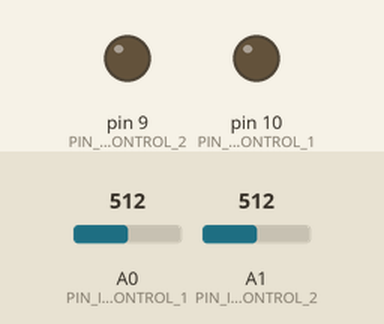
A sketch run on a simulated Arduino Uno, built with avr-gcc and run on an emulated ATmega328P. On the bench: output pins drawn as LEDs (lit = HIGH). The test bench sets the inputs (shaded band); at power-on: A0 (PIN_IN_CONTROL_1) = 512, A1 (PIN_IN_CONTROL_2) = 512. What the sketch prints to the serial monitor is not drawn.

Above: at 0.1 s.
At 20.1 s:
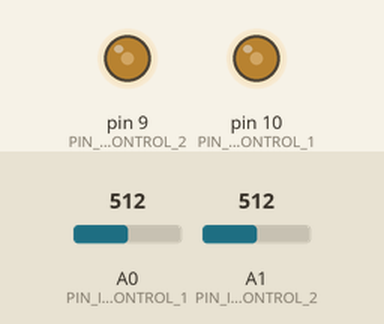
Timing chart, 0 to 21.6 s (numbered marks = the images above):
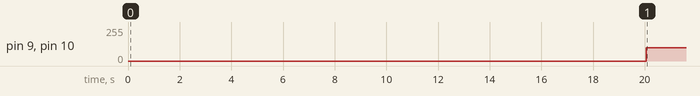

Measured:
- by itself, pin 9 (PIN_OUT_CONTROL_2), pin 10 (PIN_OUT_CONTROL_1): 0/255 → 100/255 at 20.1 s

The sketch:

Calculator.ino
```cpp
#include <limits.h>

#define MAX_ELEMENT 10 * 20

int PIN_IN_CONTROL_1 = A0;
int PIN_IN_CONTROL_2 = A1;

int PIN_OUT_CONTROL_1 = 10;
int PIN_OUT_CONTROL_2 = 9;

unsigned short int read_control_1;
unsigned short int read_control_2;

unsigned short int counter_control_1;
unsigned short int counter_control_2;

unsigned short int value_control_1[MAX_ELEMENT];
unsigned short int value_control_2[MAX_ELEMENT];
int counter;

void setup() {

  Serial.begin(9600);

  pinMode(PIN_OUT_CONTROL_1, OUTPUT);
  pinMode(PIN_OUT_CONTROL_2, OUTPUT);

  counter_control_1 = 0;
  counter_control_2 = 0;

  counter = 0;

  return;
}

void loop() {

  if (counter < MAX_ELEMENT) {

    read_control_1 = analogRead(PIN_IN_CONTROL_1);
    read_control_2 = analogRead(PIN_IN_CONTROL_2);

    if (read_control_1 > 50) {
      value_control_1[counter_control_1] = read_control_1;
      counter_control_1++;
    }

    if (read_control_2 > 50) {
      value_control_2[counter_control_2] = read_control_2;
      counter_control_2++;
    }

    Serial.print(".");

  } else {

    Serial.println("");
    Serial.print("MAX CONTROL 1:");
    Serial.println(getMaxValue(value_control_1, counter_control_1));
    Serial.print("MIN CONTROL 1:");
    Serial.println(getMinValue(value_control_1, counter_control_1));

    Serial.print("MAX CONTROL 2:");
    Serial.println(getMaxValue(value_control_2, counter_control_2));
    Serial.print("MIN CONTROL 2:");
    Serial.println(getMinValue(value_control_2, counter_control_2));

    analogWrite(PIN_OUT_CONTROL_1, 100);
    analogWrite(PIN_OUT_CONTROL_2, 100);

    delay(1000 * 15);

  }

  counter++;
  delay(100);
}

int getMaxValue(int list[MAX_ELEMENT], int counter) {

  int maxValue = INT_MIN;

  for (int i = 0; i < counter; i++) {

    if (list[i] > 50) {

      if (list[i] > maxValue) {
        maxValue = list[i];
      }

    }

  }

  return maxValue;
}

int getMinValue(int list[MAX_ELEMENT], int counter) {

  int minValue = INT_MAX;

  for (int i = 0; i < counter; i++) {

    if (list[i] > 50) {

      if (list[i] < minValue) {
        minValue = list[i];
      }

    }

  }

  return minValue;
}
```
